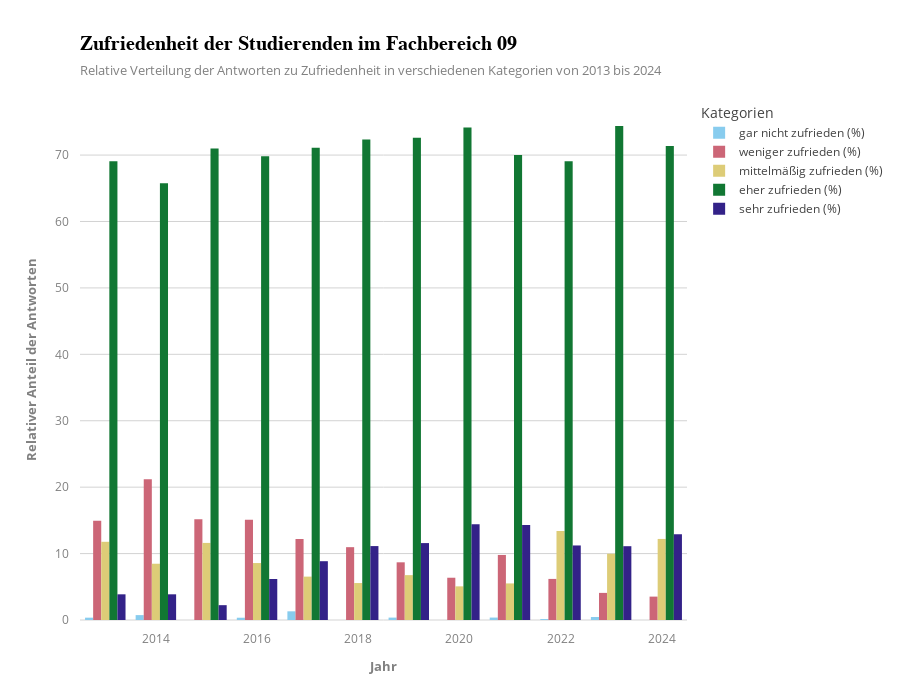

Notebook code cell kept with this figure:
### Code cell
infoviz_template = dict(
    layout=dict(
        template="plotly_white",
        title=dict(
            font=dict(size=20, family="Arial", weight="bold", color="black"),
            xanchor="left",  
            xref="paper",
            x=0,
            subtitle=dict(
                text="Relative Verteilung der Antworten zu Zufriedenheit in verschiedenen Kategorien von 2013 bis 2024",
                font=dict(color="gray", size=13),
            ),
        ),
        xaxis=dict(
            showgrid=False,
            zerolinecolor="lightgrey",
            tickfont=dict(color="grey", size=12),
            title_font=dict(color="grey", weight="bold", size=13),
            title_standoff=15,
            ticklabelstandoff=10,
            ticklabelposition="outside bottom"
        ),
        yaxis=dict(
            showgrid=True, gridcolor="lightgrey",
            zerolinecolor="lightgrey",
            tickfont=dict(color="grey", size=12),
            title_font=dict(color="grey", weight="bold", size=13),
            title_standoff=15,
            ticklabelstandoff=10,
            ticklabelposition="outside left"
        ),
    )
)

pio.templates["infoviz"] = infoviz_template

category_order = [
    'gar nicht zufrieden (%)', 
    'weniger zufrieden (%)', 
    'mittelmäßig zufrieden (%)', 
    'eher zufrieden (%)', 
    'sehr zufrieden (%)'
]

df_melted = df_rel.reset_index().melt(id_vars="Jahr", var_name="Category", value_name="sum")
df_melted.rename(columns={"index": "Jahr"}, inplace=True)

df_melted['Category'] = pd.Categorical(df_melted['Category'], categories=category_order, ordered=True)

df_melted = df_melted.sort_values(by=['Jahr', 'Category'])

fig = px.bar(df_melted, x="Jahr", 
             y="sum", 
             color="Category", 
             title="Zufriedenheit der Studierenden im Fachbereich 09", 
             color_discrete_sequence=px.colors.qualitative.Safe, 
             template="infoviz",  
             barmode="group",  
             labels={
                 'Jahr': 'Jahr', 
                 'sum': 'Relativer Anteil der Antworten',
                 'Category': 'Kategorien'
             })

fig.update_layout(height=700)

fig.show()

### Figure 1 — Plotly figure (JSON) as saved in the notebook; plotly's stock layout.template omitted (floating-point values rounded to 4 significant figures)
{"data": [{"alignmentgroup": "True", "hovertemplate": "Kategorien=gar nicht zufrieden (%)<br>Jahr=%{x}<br>Relativer Anteil der Antworten=%{y}<extra></extra>", "legendgroup": "gar nicht zufrieden (%)", "marker": {"color": "rgb(136, 204, 238)", "pattern": {"shape": ""}}, "name": "gar nicht zufrieden (%)", "offsetgroup": "gar nicht zufrieden (%)", "orientation": "v", "showlegend": true, "textposition": "auto", "type": "bar", "x": ["2013", "2014", "2015", "2016", "2017", "2018", "2019", "2020", "2021", "2022", "2023", "2024"], "xaxis": "x", "y": [0.3515, 0.7366, 0, 0.3431, 1.306, 0, 0.3619, 0, 0.3672, 0.1439, 0.4535, 0], "yaxis": "y"}, {"alignmentgroup": "True", "hovertemplate": "Kategorien=weniger zufrieden (%)<br>Jahr=%{x}<br>Relativer Anteil der Antworten=%{y}<extra></extra>", "legendgroup": "weniger zufrieden (%)", "marker": {"color": "rgb(204, 102, 119)", "pattern": {"shape": ""}}, "name": "weniger zufrieden (%)", "offsetgroup": "weniger zufrieden (%)", "orientation": "v", "showlegend": true, "textposition": "auto", "type": "bar", "x": ["2013", "2014", "2015", "2016", "2017", "2018", "2019", "2020", "2021", "2022", "2023", "2024"], "xaxis": "x", "y": [14.94, 21.18, 15.18, 15.09, 12.19, 10.97, 8.685, 6.364, 9.792, 6.187, 4.082, 3.521], "yaxis": "y"}, {"alignmentgroup": "True", "hovertemplate": "Kategorien=mittelmäßig zufrieden (%)<br>Jahr=%{x}<br>Relativer Anteil der Antworten=%{y}<extra></extra>", "legendgroup": "mittelmäßig zufrieden (%)", "marker": {"color": "rgb(221, 204, 119)", "pattern": {"shape": ""}}, "name": "mittelmäßig zufrieden (%)", "offsetgroup": "mittelmäßig zufrieden (%)", "orientation": "v", "showlegend": true, "textposition": "auto", "type": "bar", "x": ["2013", "2014", "2015", "2016", "2017", "2018", "2019", "2020", "2021", "2022", "2023", "2024"], "xaxis": "x", "y": [11.78, 8.471, 11.61, 8.576, 6.531, 5.565, 6.755, 5.065, 5.508, 13.38, 9.977, 12.21], "yaxis": "y"}, {"alignmentgroup": "True", "hovertemplate": "Kategorien=eher zufrieden (%)<br>Jahr=%{x}<br>Relativer Anteil der Antworten=%{y}<extra></extra>", "legendgroup": "eher zufrieden (%)", "marker": {"color": "rgb(17, 119, 51)", "pattern": {"shape": ""}}, "name": "eher zufrieden (%)", "offsetgroup": "eher zufrieden (%)", "orientation": "v", "showlegend": true, "textposition": "auto", "type": "bar", "x": ["2013", "2014", "2015", "2016", "2017", "2018", "2019", "2020", "2021", "2022", "2023", "2024"], "xaxis": "x", "y": [69.07, 65.75, 70.98, 69.81, 71.12, 72.34, 72.62, 74.16, 70.01, 69.06, 74.38, 71.36], "yaxis": "y"}, {"alignmentgroup": "True", "hovertemplate": "Kategorien=sehr zufrieden (%)<br>Jahr=%{x}<br>Relativer Anteil der Antworten=%{y}<extra></extra>", "legendgroup": "sehr zufrieden (%)", "marker": {"color": "rgb(51, 34, 136)", "pattern": {"shape": ""}}, "name": "sehr zufrieden (%)", "offsetgroup": "sehr zufrieden (%)", "orientation": "v", "showlegend": true, "textposition": "auto", "type": "bar", "x": ["2013", "2014", "2015", "2016", "2017", "2018", "2019", "2020", "2021", "2022", "2023", "2024"], "xaxis": "x", "y": [3.866, 3.867, 2.232, 6.175, 8.853, 11.13, 11.58, 14.42, 14.32, 11.22, 11.11, 12.91], "yaxis": "y"}], "layout": {"barmode": "group", "height": 700, "legend": {"title": {"text": "Kategorien"}, "tracegroupgap": 0}, "title": {"text": "Zufriedenheit der Studierenden im Fachbereich 09"}, "xaxis": {"anchor": "y", "domain": [0, 1], "title": {"text": "Jahr"}}, "yaxis": {"anchor": "x", "domain": [0, 1], "title": {"text": "Relativer Anteil der Antworten"}}}}
